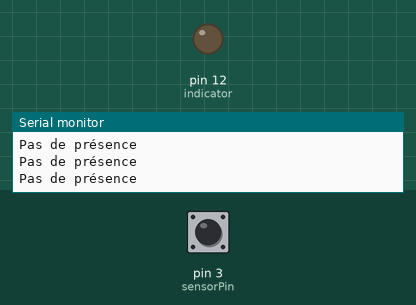
This sketch was run on a simulated Arduino Uno, built with avr-gcc and run on an emulated ATmega328P. Shown: output pins drawn as LEDs (lit = HIGH), the last lines printed to the serial monitor. Dashed ring = blinking. Inputs (shaded band) come from the test bench; at power-on: pin 3 (sensorPin) LOW.

Above: at 1.2 s.
1.3 s: pin 3 (sensorPin) driven HIGH
At 2.5 s:
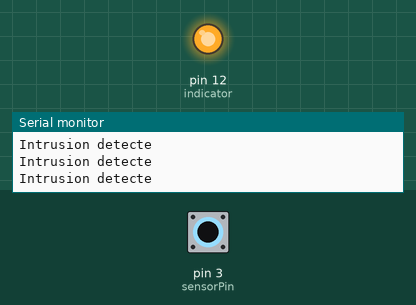
2.8 s: pin 3 (sensorPin) driven LOW
At 3.7 s:
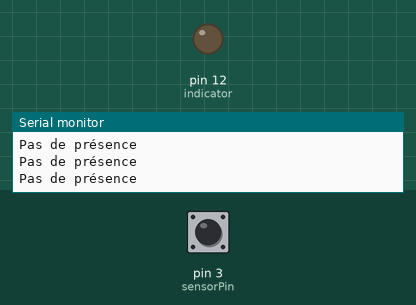
5.8 s: pin 3 (sensorPin) pulsed HIGH 2 times (0.12 s each, 0.3 s apart)
At 5.89 s:
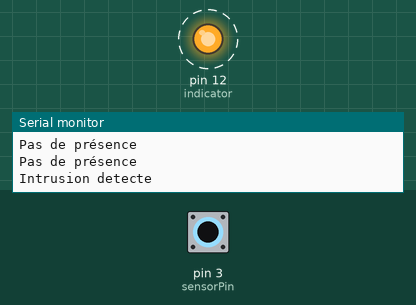
Timing chart, 0 to 8.8 s (numbered marks = the images above; inputs shaded):
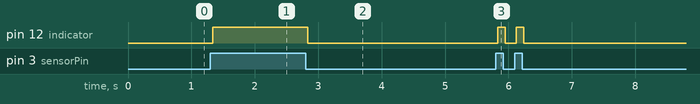

The sketch:

pir.ino
```cpp
byte sensorPin = 3;
byte indicator = 12;

void setup() {
  pinMode(sensorPin, INPUT);
  pinMode(indicator, OUTPUT);
  Serial.begin(9600);
}

void loop() {
  if (digitalRead(sensorPin) == HIGH) {
    Serial.println("Intrusion detecte");
    digitalWrite(indicator, HIGH);
  }
  if (digitalRead(sensorPin) == LOW) {
    Serial.println("Pas de présence");
    digitalWrite(indicator, LOW);
  }
}
```

Measured:
- after the input at 1.3 s, pin 12 (indicator): LOW → HIGH at once
- after the input at 2.8 s, pin 12 (indicator): HIGH → LOW at once
- after the input at 5.8 s, pin 12 (indicator): alternates HIGH for 0.12 s and LOW for 0.17 s, 4 changes in all, then stays LOW, starting at once
